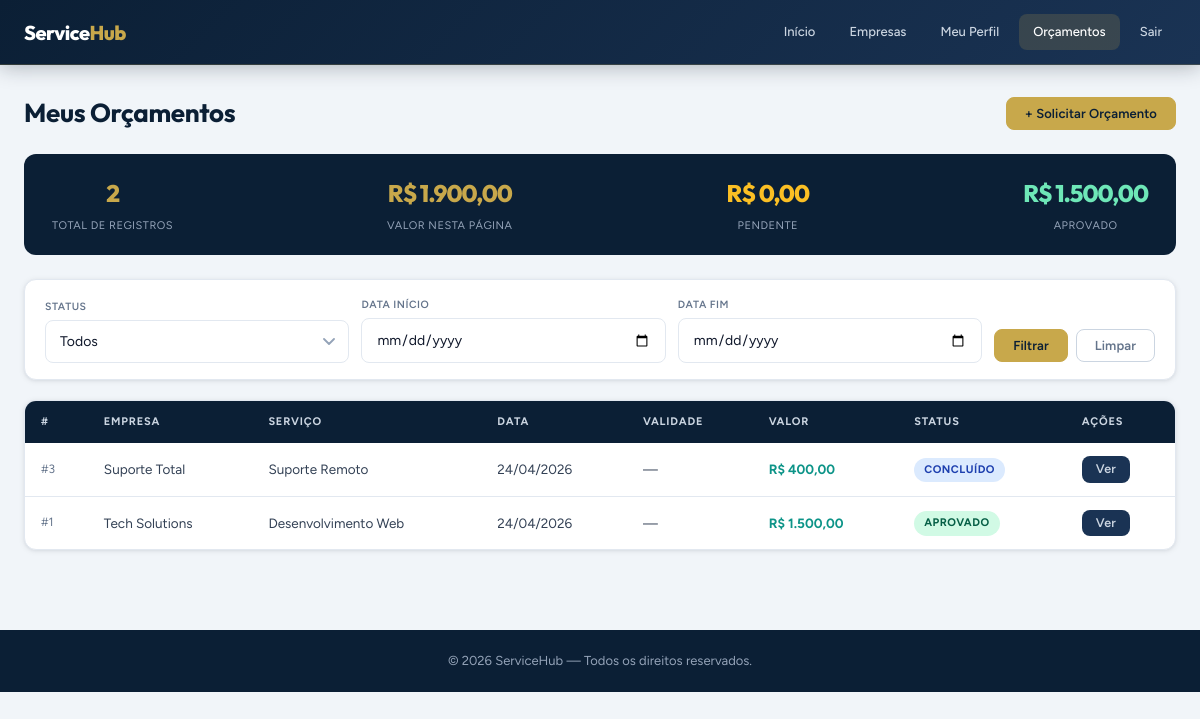
The app's page /orcamentos/index.php (signed in) with its own data.
### tables this page shows
CREATE TABLE orcamentos (
    id INT AUTO_INCREMENT PRIMARY KEY,
    cliente_id INT NOT NULL,
    servico_id INT,
    empresa_id INT,
    quantidade INT DEFAULT 1,
    valor_total DECIMAL(10,2) NOT NULL DEFAULT 0,
    status ENUM('pendente','aprovado','rejeitado','concluido','expirado') DEFAULT 'pendente',
    observacoes TEXT,
    data_orcamento DATE NOT NULL,
    data_validade DATE,
    created_at TIMESTAMP DEFAULT CURRENT_TIMESTAMP,
    updated_at TIMESTAMP DEFAULT CURRENT_TIMESTAMP ON UPDATE CURRENT_TIMESTAMP,
    FOREIGN KEY (cliente_id) REFERENCES clientes(id) ON DELETE CASCADE,
    FOREIGN KEY (servico_id) REFERENCES servicos(id) ON DELETE SET NULL,
    FOREIGN KEY (empresa_id) REFERENCES empresas(id) ON DELETE SET NULL
);

CREATE TABLE empresas (
    id INT AUTO_INCREMENT PRIMARY KEY,
    nome_empresa VARCHAR(100) NOT NULL,
    email VARCHAR(100) NOT NULL UNIQUE,
    senha VARCHAR(255) NOT NULL,
    cnpj VARCHAR(20) UNIQUE,
    telefone VARCHAR(20),
    endereco TEXT,
    descricao TEXT,
    logo VARCHAR(255),
    site VARCHAR(100),
    status TINYINT DEFAULT 1 COMMENT '1=Ativa, 0=Inativa',
    created_at TIMESTAMP DEFAULT CURRENT_TIMESTAMP,
    updated_at TIMESTAMP DEFAULT CURRENT_TIMESTAMP ON UPDATE CURRENT_TIMESTAMP
);

CREATE TABLE servicos (
    id INT AUTO_INCREMENT PRIMARY KEY,
    empresa_id INT,
    nome VARCHAR(100) NOT NULL,
    descricao TEXT,
    valor DECIMAL(10,2) NOT NULL,
    duracao_estimada INT COMMENT 'Duração em horas',
    categoria VARCHAR(50),
    status TINYINT DEFAULT 1 COMMENT '1=Ativo, 0=Inativo',
    created_at TIMESTAMP DEFAULT CURRENT_TIMESTAMP,
    updated_at TIMESTAMP DEFAULT CURRENT_TIMESTAMP ON UPDATE CURRENT_TIMESTAMP,
    FOREIGN KEY (empresa_id) REFERENCES empresas(id) ON DELETE CASCADE
);

### includes/auth.php (called while the page is built, shortened)
<?php
function isCliente() {
    return isset($_SESSION['tipo_usuario']) && $_SESSION['tipo_usuario'] === 'cliente';
}
function isEmpresa() {
    return isset($_SESSION['tipo_usuario']) && $_SESSION['tipo_usuario'] === 'empresa';
}

### orcamentos/index.php (the view, shortened to what this page needs)
<?php
require_once '../includes/config.php';
require_once '../includes/auth.php';
require_once '../includes/functions.php';
$is_cliente = isCliente();
$is_empresa = isEmpresa();
$page   = max(1, (int)($_GET['page'] ?? 1));
$limit  = 10;
$offset = ($page - 1) * $limit;
$data_inicio   = $_GET['data_inicio'] ?? '';
$data_fim      = $_GET['data_fim']    ?? '';
$where  = 'WHERE 1=1';
$params = [];
if ($is_cliente) {
    $where   .= ' AND o.cliente_id = ?';
    $params[] = (int)$_SESSION['cliente_id'];
} elseif ($is_empresa) {
    $where   .= ' AND o.empresa_id = ?';
    $params[] = (int)$_SESSION['empresa_id'];
}
$sqlCount = "SELECT COUNT(*)
             FROM orcamentos o
             LEFT JOIN clientes c ON c.id = o.cliente_id
             LEFT JOIN servicos  s ON s.id = o.servico_id
             LEFT JOIN empresas  e ON e.id = o.empresa_id
             $where";
$stCount = $pdo->prepare($sqlCount);
$stCount->execute($params);
$total      = (int)$stCount->fetchColumn();
$sqlList = "SELECT o.*, c.nome AS cliente_nome, e.nome_empresa, s.nome AS servico_nome
            FROM orcamentos o
            LEFT JOIN clientes c ON c.id = o.cliente_id
            LEFT JOIN servicos  s ON s.id = o.servico_id
            LEFT JOIN empresas  e ON e.id = o.empresa_id
            $where
            ORDER BY o.id DESC
            LIMIT ? OFFSET ?";
$stList = $pdo->prepare($sqlList);
foreach ($params as $i => $val) {
    $stList->bindValue($i + 1, $val);
}
$stList->bindValue(count($params) + 1, $limit,  PDO::PARAM_INT);
$stList->bindValue(count($params) + 2, $offset, PDO::PARAM_INT);
$stList->execute();
$orcamentos = $stList->fetchAll();
$totalValor = $totalPendente = $totalAprovado = 0;
foreach ($orcamentos as $o) {
    $totalValor += $o['valor_total'];
    if ($o['status'] === 'aprovado') $totalAprovado += $o['valor_total'];
}
$back_url = $is_cliente
    ? '../dashboard_cliente.php'
    : ($is_empresa ? '../dashboard_empresa.php' : '../index.php');
?>
<!DOCTYPE html>
<html lang="pt-BR">
<head>
  <link rel="stylesheet" href="../css/estilo.css">
</head>
<body>
<?php if ($is_cliente || $is_empresa): ?>
<nav class="dash-nav">
  <div class="inner">
    <div class="logo"><h1>Service<span class="logo-span">Hub</span></h1></div>
    <div class="nav-items">
      <a href="<?= $back_url ?>">Início</a>
      <?php if ($is_cliente): ?>
        <a href="../clientes/empresas.php">Empresas</a>
        <a href="../clientes/perfil.php">Meu Perfil</a>
      <?php else: ?>
        <a href="../empresas/meus_servicos.php">Meus Serviços</a>
        <a href="../empresas/perfil.php">Perfil</a>
        <a href="../relatorios/index.php">Relatórios</a>
      <?php endif; ?>
      <a href="index.php" style="color:#fff;background:rgba(201,168,76,.18);">Orçamentos</a>
      <a href="../logout.php">Sair</a>
    </div>
  </div>
</nav>
<?php endif; ?>
<div class="container">
  <div class="page-title-row">
    <h1><?= $is_cliente ? 'Meus Orçamentos' : 'Orçamentos' ?></h1>
    <?php if ($is_cliente): ?>
      <a href="../clientes/empresas.php" class="btn btn-primary">+ Solicitar Orçamento</a>
    <?php elseif ($is_empresa): ?>
      <a href="create.php" class="btn btn-primary">+ Novo Orçamento</a>
    <?php endif; ?>
  </div>
  <div class="summary-ribbon">
    <div class="ribbon-item">
      <div class="ribbon-val"><?= $total ?></div>
      <div class="ribbon-lbl">Total de registros</div>
    </div>
    <div class="ribbon-item">
      <div class="ribbon-val"><?= formatMoney($totalValor) ?></div>
      <div class="ribbon-lbl">Valor nesta página</div>
    </div>
    <div class="ribbon-item">
      <div class="ribbon-val" style="color:#fbbf24;"><?= formatMoney($totalPendente) ?></div>
      <div class="ribbon-lbl">Pendente</div>
    </div>
    <div class="ribbon-item">
      <div class="ribbon-val" style="color:#6ee7b7;"><?= formatMoney($totalAprovado) ?></div>
      <div class="ribbon-lbl">Aprovado</div>
    </div>
  </div>
  <form class="filter-bar" method="get">
    <div class="form-group">
      <label>Status</label>
      <select name="status" class="form-control">
        <option value="">Todos</option>
      </select>
    </div>
    <div class="form-group">
      <label>Data início</label>
      <input type="date" name="data_inicio" class="form-control" value="<?= htmlspecialchars($data_inicio) ?>">
    </div>
    <div class="form-group">
      <label>Data fim</label>
      <input type="date" name="data_fim" class="form-control" value="<?= htmlspecialchars($data_fim) ?>">
    </div>
    <div style="display:flex;gap:8px;padding-bottom:1px;">
      <button type="submit" class="btn btn-primary">Filtrar</button>
      <a href="index.php" class="btn btn-ghost">Limpar</a>
    </div>
  </form>
  <div class="table-wrap">
    <table>
      <thead><tr>
        <th>#</th>
        <?php if (!$is_empresa): ?><th>Empresa</th><?php endif; ?>
        <th>Serviço</th><th>Data</th><th>Validade</th><th>Valor</th><th>Status</th><th>Ações</th>
      </tr></thead>
      <tbody>
        <?php foreach ($orcamentos as $o): ?>
        <tr>
          <td style="color:var(--text-muted);font-size:12px;">#<?= $o['id'] ?></td>
          <?php if (!$is_empresa): ?>
          <td><?= htmlspecialchars($o['nome_empresa'] ?? '—') ?></td>
          <?php endif; ?>
          <td><?= htmlspecialchars($o['servico_nome'] ?? '—') ?></td>
          <td><?= formatDate($o['data_orcamento']) ?></td>
          <td><?= formatDate($o['data_validade']) ?></td>
          <td><strong style="color:var(--teal);"><?= formatMoney($o['valor_total']) ?></strong></td>
          <td><?= statusBadge($o['status']) ?></td>
          <td>
            <div style="display:flex;gap:6px;flex-wrap:wrap;">
              <a href="view.php?id=<?= $o['id'] ?>" class="btn btn-sm">Ver</a>
            </div>
          </td>
        </tr>
        <?php endforeach; ?>
      </tbody>
    </table>
  </div>
</div>
<footer style="background:var(--navy);color:var(--slate);text-align:center;padding:20px;margin-top:48px;font-size:13px;">
  © <?= date('Y') ?> ServiceHub — Todos os direitos reservados.
</footer>
</body>
</html>

### includes/functions.php (shortened to what this page needs)
<?php
function formatDate($date, $format = 'd/m/Y') {
    if (!$date) return '—';
    return (new DateTime($date))->format($format);
}
function formatMoney($value) {
    return 'R$ ' . number_format($value ?? 0, 2, ',', '.');
}
function statusBadge($status) {
    $map = [
        'pendente'  => ['label' => 'Pendente',  'class' => 'badge-pendente'],
        'aprovado'  => ['label' => 'Aprovado',  'class' => 'badge-aprovado'],
        'rejeitado' => ['label' => 'Rejeitado', 'class' => 'badge-rejeitado'],
        'concluido' => ['label' => 'Concluído', 'class' => 'badge-concluido'],
        'expirado'  => ['label' => 'Expirado',  'class' => 'badge-expirado'],
    ];
    $s = $map[$status] ?? ['label' => ucfirst($status), 'class' => 'badge-secondary'];
    return "<span class='badge {$s['class']}'>{$s['label']}</span>";
}

### orcamentos/index.php (style rules this page uses)
.dash-nav { background:linear-gradient(135deg,var(--navy) 0%,var(--navy-soft) 100%);border-bottom:1px solid rgba(201,168,76,.2);position:sticky;top:0;z-index:200;box-shadow:0 2px 20px rgba(13,27,42,.3); }
.dash-nav .inner { max-width:1200px;margin:0 auto;padding:0 24px;display:flex;align-items:center;justify-content:space-between;min-height:64px;flex-wrap:wrap;gap:12px; }
.nav-items { display:flex;gap:6px;flex-wrap:wrap;align-items:center; }
.nav-items a { color:var(--slate-lt);font-size:13px;font-weight:500;padding:7px 14px;border-radius:var(--radius-sm);transition:all var(--transition);text-decoration:none; }

### records on screen
orcamentos: id "3", empresa.nome_empresa "Suporte Total", servico.nome "Suporte Remoto", data_orcamento "24/04/2026", data_validade "—", valor_total "R$ 400,00", status "CONCLUÍDO"
orcamentos: id "1", empresa.nome_empresa "Tech Solutions", servico.nome "Desenvolvimento Web", data_orcamento "24/04/2026", data_validade "—", valor_total "R$ 1.500,00", status "APROVADO"

### other values on screen
$total "2"
formatMoney($totalValor) "R$ 1.900,00"
formatMoney($totalPendente) "R$ 0,00"
formatMoney($totalAprovado) "R$ 1.500,00"
